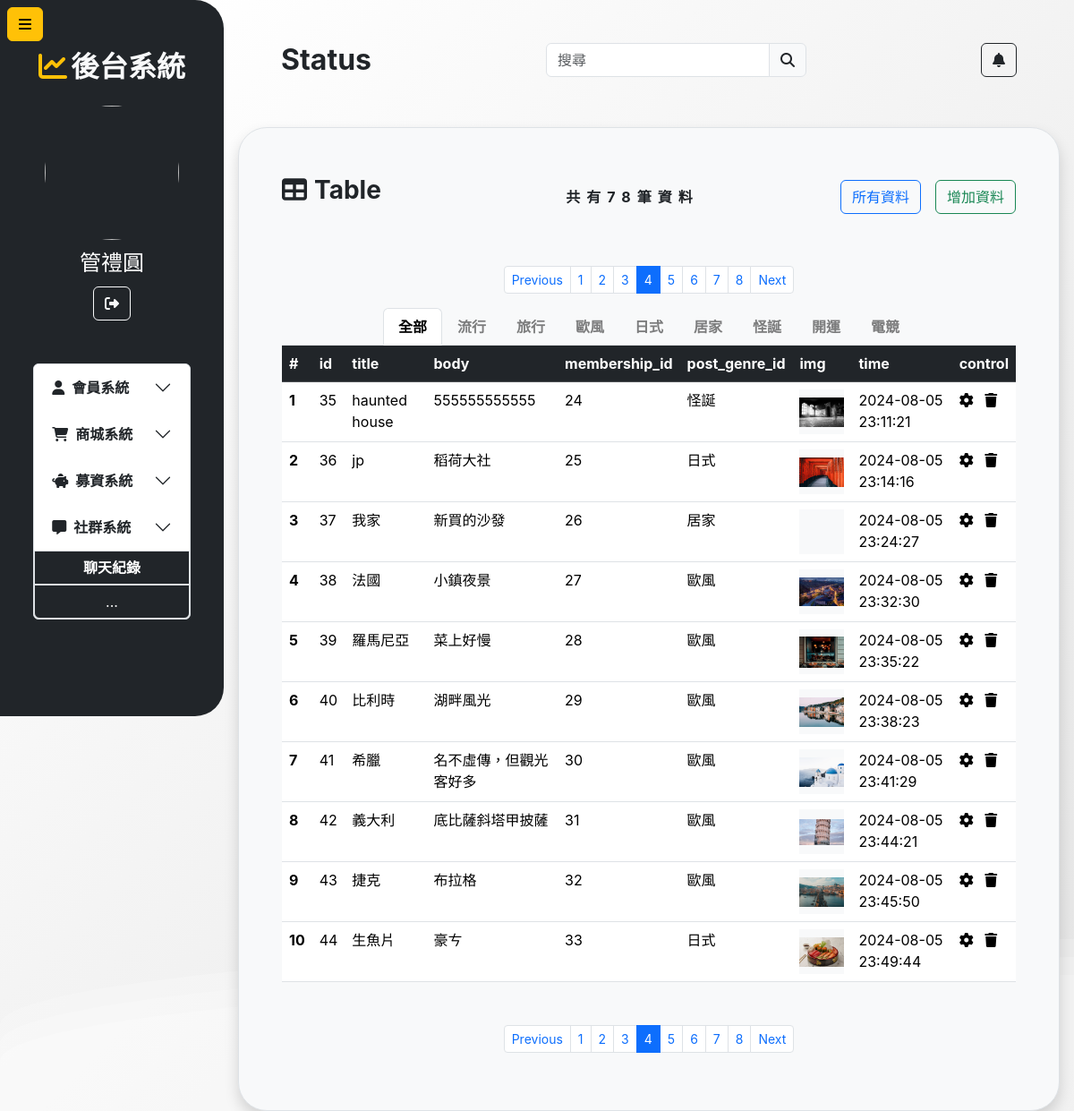
The app's page /post/index.php?page=4 (signed in) with its own data.
### tables this page shows
CREATE TABLE `genre` (
  `genre_id` int(11) NOT NULL,
  `genre` varchar(50) NOT NULL
);

CREATE TABLE `post` (
  `post_id` int(11) NOT NULL,
  `title` varchar(50) NOT NULL COMMENT '標題',
  `img` varchar(100) NOT NULL COMMENT '貼文圖片',
  `body` varchar(50) DEFAULT NULL COMMENT '簡短內文',
  `membership_id` int(11) NOT NULL COMMENT '會員id',
  `post_genre_id` int(11) NOT NULL COMMENT '風格id',
  `created_at` timestamp NOT NULL DEFAULT current_timestamp() COMMENT '建立時間',
  `edited_at` timestamp NULL DEFAULT NULL,
  `isValid` int(11) NOT NULL DEFAULT 1
);

### post/index.php (the view, shortened to what this page needs)
<?php
require_once("../conn.php");
if (isset($_GET['query']) && !empty($_GET['query'])) {
  $query = $_GET['query'];
  $search = "`title` LIKE '%$query%' AND";
  $search2 = "`body` LIKE '%$query%' AND";
} else {
  $search = "";
  $search2 = "";
  $query = "";
}
$page = isset($_GET["page"]) ? (int)$_GET["page"] : 1;
$perPage = 10;
$pageStart = $perPage * ($page - 1);
$gid = isset($_GET["gid"]) ? (int)$_GET["gid"] : 0;
if ($gid === 0) {
  $genSQL = "";
} else {
  $genSQL = "`post_genre_id` = $gid AND";
}
$sql = "SELECT * FROM `post` WHERE $genSQL $search `isValid` = 1 OR $genSQL $search2 `isValid` = 1 LIMIT $pageStart, $perPage";
$sqlAll = "SELECT * FROM `post` WHERE  $genSQL $search `isValid` = 1 OR $genSQL $search2 `isValid` = 1";
$sql2 = "SELECT * FROM `genre`";
try {
  $result = $conn->query($sql);
  $result2 = $conn->query($sql2);
  $resultAll = $conn->query($sqlAll);
  $msgCount = $resultAll->num_rows;
  $rows = $result->fetch_all(MYSQLI_ASSOC);
  $genRows = $result2->fetch_all(MYSQLI_ASSOC);
  $totalPage = ceil($msgCount / $perPage);
} catch (mysqli_sql_exception $exception) {
  echo "資料讀取錯誤：" . $exception->getMessage();
  $msgCount = -1;
}
?>
<!DOCTYPE html>
<html lang="zh-hant-TW">
<head>
  <link rel="stylesheet" href="https://cdnjs.cloudflare.com/ajax/libs/font-awesome/6.6.0/css/all.min.css" />
  <link rel="stylesheet" href="../css/index.css">
  <link href="https://cdn.jsdelivr.net/npm/bootstrap@5.3.3/dist/css/bootstrap.min.css" rel="stylesheet">
</head>
<body>
  <body>
  </body>
  <div class="p-0 container-fluid d-flex  ">
    <div class="collapse show collapse-horizontal rounded-end-5 sticky-top z-1 h100vh" id="collapseWidthExample">
      <nav class="w250px h-100 bg-dark p-2 rounded-end-5">
        <div class="my-4 mt-5">
          <h2 class="text-center text-light fw-bold"><i class="fa-solid fa-chart-line me-1 text-warning"></i>後台系統</h2>
        </div>
        <div>
          <img class="d-block m-auto rounded-circle mt-2 w150px h150px" src="../membersystem/php_image/<?=$_SESSION["user"]["img"]?>" alt="">
          <p class="text-white text-center my-2 fs-4"><?=$_SESSION["user"]["name"]?></p>
          <button type="button" class="btn btn-outline-light d-block m-auto">
            <i class="fa-solid fa-right-from-bracket"></i>
          </button>
        </div>
        <div class="accordion mt-5 " id="accordionExample">
          <div class="accordion-item w-75 m-auto ">
            <h2 class="accordion-header ">
              <button class=" fw-bold  accordion-button collapsed  show" type="button" data-bs-toggle="collapse" data-bs-target="#collapseOne" aria-expanded="true" aria-controls="collapseOne">
                <i class="fa-solid fa-user me-2"></i>會員系統
              </button>
              <button class=" fw-bold  accordion-button collapsed " type="button" data-bs-toggle="collapse" data-bs-target="#collapseTwo" aria-expanded="true" aria-controls="collapseOne">
                <i class="fa-solid fa-cart-shopping me-2"></i>商城系統
              </button>
              <button class=" fw-bold  accordion-button collapsed " type="button" data-bs-toggle="collapse" data-bs-target="#collapseThree" aria-expanded="true" aria-controls="collapseOne">
                <i class="fa-solid fa-piggy-bank me-2"></i>募資系統
              </button>
              <button class=" fw-bold  accordion-button collapsed " type="button" data-bs-toggle="collapse" data-bs-target="#collapseFour" aria-expanded="true" aria-controls="collapseOne">
                <i class="fa-solid fa-message me-2"></i>社群系統
              </button>
              <div id="collapseFour" class="accordion-collapse collapse show" data-bs-parent="#accordionExample">
                <div class="accordion-body p-0">
                  <div class="d-grid  ">
                    <div>
                      <a href="#" class="btn d-block bg-dark fw-bold text-white rounded-0 border">聊天紀錄</a>
                    </div>
                    <div>
                      <a href="#" class="btn d-block bg-dark text-white rounded-0 border rounded-bottom">...</a>
                    </div>
                  </div>
                </div>
              </div>
            </h2>
          </div>
        </div>
      </nav>
    </div>
    <button class="btn btn-warning z-3  position-fixed start-0 top-0 mt-2 ms-2" type="button" data-bs-toggle="collapse" data-bs-target="#collapseWidthExample" aria-expanded="false" aria-controls="collapseWidthExample">
      <i class="fa-solid fa-bars"></i>
    </button>
    <main class="flex-grow-1 px-3">
      <div class="d-flex p-5 justify-content-between">
        <div class="">
          <h2 class="fw-bold">Status</h2>
        </div>
        <div class="flex-grow">
          <form action="index.php" method="get">
            <div class="input-group flex-nowrap">
              <input type="text" class="form-control  inputWidth" name="query" id="search" placeholder="搜尋" aria-label="Username" aria-describedby="addon-wrapping" value="">
              <button class="input-group-text search" id="addon-wrapping "><i class="fa-solid fa-magnifying-glass"></i></button>
            </div>
          </form>
        </div>
        <div>
          <button type="button" class="btn btn-outline-dark"><i class="fa-solid fa-bell"></i></button>
        </div>
      </div>
      <div class="container border p-5 rounded-5 bg-light shadow">
        <div class="d-flex justify-content-between align-items-center">
          <p class="fs-3 fw-bold">
            <i class="fa-solid fa-table me-2"></i>Table
          </p>
          <p class=" fw-bold m-0 letter-spacing ms-5">共有<?= $msgCount ?>筆資料</p>
          <div class="d-flex align-items-center">
            <a class="btn btn-outline-primary  me-3" href="./index.php">所有資料</a>
            <button type="button" class="btn btn-outline-success" data-bs-toggle="modal" data-bs-target="#exampleModal">增加資料</button>
          </div>
        </div>
        <nav aria-label="..." class="d-flex justify-content-center mt-5">
          <ul class="pagination pagination-sm">
            <li class="page-item <?= $page <= 1 ? "disabled" : "" ?>">
              <a class="page-link" href="?page=<?= $page - 1 ?><?= $gid > 0 ? "&gid=$gid" : "" ?>" tabindex="-1">Previous</a>
            </li>
            <? for ($i = 1; $i <= $totalPage; $i++) : ?>
              <li class="page-item <?= $page === $i ? "active" : "" ?>" aria-current="page">
                <a href="?page=<?= $i ?><?= $gid > 0 ? "&gid=$gid" : "" ?>" class="page-link"><?= $i ?></a>
              </li>
            <? endfor; ?>
            <li class="page-item <?= $page >= $totalPage ? "disabled" : "" ?>">
              <a class="page-link" href="?page=<?= $page + 1 ?><?= $gid > 0 ? "&gid=$gid" : "" ?>">Next</a>
            </li>
          </ul>
        </nav>
        <div class="nav nav-tabs mx-auto justify-content-center">
          <a class="nav-link fw-bold <?= $gid === 0 ? "active text-black" : "text-black-50" ?>" href="./index.php?gid=0 &query=<?= $query ?>">全部</a>
          <? foreach ($genRows as $genRow) : ?>
            <a class=" nav-link fw-bold <?= $gid === (int)$genRow["genre_id"] ? "active text-black" : "text-black-50" ?>" href="?gid=<?= $genRow["genre_id"] ?>&query=<?= $query ?>"><?= $genRow["genre"] ?></a>
          <? endforeach; ?>
        </div>
        <div class="tab-content" id="pills-tabContent">
          <div class="tab-pane fade show active" id="pills-home" role="tabpanel" aria-labelledby="pills-home-tab" tabindex="0">
            <table class="table table-hover">
              <thead>
                <tr class="table-dark">
                  <th class="index" scope="col">#</th>
                  <th class="post_id" scope="col">id</th>
                  <th class="title" scope="col">title</th>
                  <th class="body" scope="col">body</th>
                  <th class="member_id" scope="col">membership_id</th>
                  <th class="genre" scope="col">post_genre_id</th>
                  <th class="img" scope="col">img</th>
                  <th class="time" scope="col">time</th>
                  <th class="ctrls" scope="col">control</th>
                </tr>
              </thead>
              <tbody>
                <? if ($msgCount >= 0) : ?>
                  <? foreach ($rows as $index => $row) : ?>
                    <tr>
                      <th scope="row"><?= $index + 1 ?></th>
                      <td><?= $row["post_id"] ?></td>
                      <td><?= $row["title"] ?></td>
                      <td><?= $row["body"] ?></td>
                      <td><?= $row["membership_id"] ?></td>
                      <td>
                        <?= $postGenre = "";
                        foreach ($genRows as $genRow) {
                          if ($row["post_genre_id"] == $genRow["genre_id"]) {
                            $postGenre = $genRow["genre"];
                            break;
                          }
                        }
                        echo $postGenre;
                        ?>
                      </td>
                      <td>
                        <div class="w50px h50px bg-light overflow-hidden align-content-center"><img class="w-100 object-fit-cover" src="./upload/<?= $row["img"] ?>" alt=""></div>
                      </td>
                      <td><?= $row["created_at"] ?></td>
                      <td>
                        <i class=" fa-solid fa-gear me-2 hover" data-bs-toggle="modal" data-bs-target="#setModal<?= $index ?>"></i>
                        <i class=" btn-del fa-solid fa-trash hover" idn="<?= $row["post_id"] ?>"></i>
                      </td>
                    </tr>
                  <? endforeach; ?>
                <? endif ?>
              </tbody>
            </table>
            <nav aria-label="..." class="d-flex justify-content-center mt-5">
              <ul class="pagination pagination-sm">
                <li class="page-item <?= $page <= 1 ? "disabled" : "" ?>">
                  <a class="page-link" href="?page=<?= $page - 1 ?><?= $gid > 0 ? "&gid=$gid" : "" ?>" tabindex="-1">Previous</a>
                </li>
                <? for ($i = 1; $i <= $totalPage; $i++) : ?>
                  <li class="page-item <?= $page === $i ? "active" : "" ?>" aria-current="page">
                    <a href="?page=<?= $i ?><?= $gid > 0 ? "&gid=$gid" : "" ?>" class="page-link"><?= $i ?></a>
                  </li>
                <? endfor; ?>
                <li class="page-item <?= $page >= $totalPage ? "disabled" : "" ?>">
                  <a class="page-link" href="?page=<?= $page + 1 ?><?= $gid > 0 ? "&gid=$gid" : "" ?>">Next</a>
                </li>
              </ul>
            </nav>
          </div>
        </div>
      </div>
    </main>
  </div>
</body>
</html>

### css/index.css (style rules this page uses)
.w250px { width: 250px; }
.h150px { height: 150px; }
.w150px { width: 150px; }
.w50px { width: 50px; }
.h50px { height: 50px; }
* { padding: 0; margin: 0; box-sizing: border-box; }
#search { width: 250px; transition: width 0.5s ease; }
.hover { cursor: pointer; }
.sticky-top { position: sticky; top: 0; }
.h100vh { height: 100vh; }
.letter-spacing { letter-spacing: 7px; }

### post/index.php (style rules this page uses)
body { margin: auto; font-family: -apple-system, BlinkMacSystemFont, sans-serif; overflow: auto; background: linear-gradient(315deg, rgba(180, 180, 180, 1) 3%, rgba(200, 200, 200, 1) 38%, rgba(220, 220, 220, 1) 68%, rgba(255, 255, 255, 1) 98%); animation: gradient 15s ease infinite; background-size: 400% 400%; background-attachment: fixed; }

### records on screen
genre: genre "流行"
genre: genre "旅行"
genre: genre "歐風"
genre: genre "日式"
genre: genre "居家"
genre: genre "怪誕"
genre: genre "開運"
genre: genre "電競"
post: post_id "35", title "haunted house", body "555555555555", membership "24", img (picture), created_at "2024-08-05 23:11:21"
post: post_id "36", title "jp", body "稻荷大社", membership "25", img (picture), created_at "2024-08-05 23:14:16"
post: post_id "37", title "我家", body "新買的沙發", membership "26", created_at "2024-08-05 23:24:27"
post: post_id "38", title "法國", body "小鎮夜景", membership "27", img (picture), created_at "2024-08-05 23:32:30"
post: post_id "39", title "羅馬尼亞", body "菜上好慢", membership "28", img (picture), created_at "2024-08-05 23:35:22"
post: post_id "40", title "比利時", body "湖畔風光", membership "29", img (picture), created_at "2024-08-05 23:38:23"
post: post_id "41", title "希臘", body "名不虛傳，但觀光客好多", membership "30", img (picture), created_at "2024-08-05 23:41:29"
post: post_id "42", title "義大利", body "底比薩斜塔甲披薩", membership "31", img (picture), created_at "2024-08-05 23:44:21"
post: post_id "43", title "捷克", body "布拉格", membership "32", img (picture), created_at "2024-08-05 23:45:50"
post: post_id "44", title "生魚片", body "豪ㄘ", membership "33", img (picture), created_at "2024-08-05 23:49:44"

### other values on screen
$_SESSION["user"]["name"] "管禮圓"
$msgCount "78"
